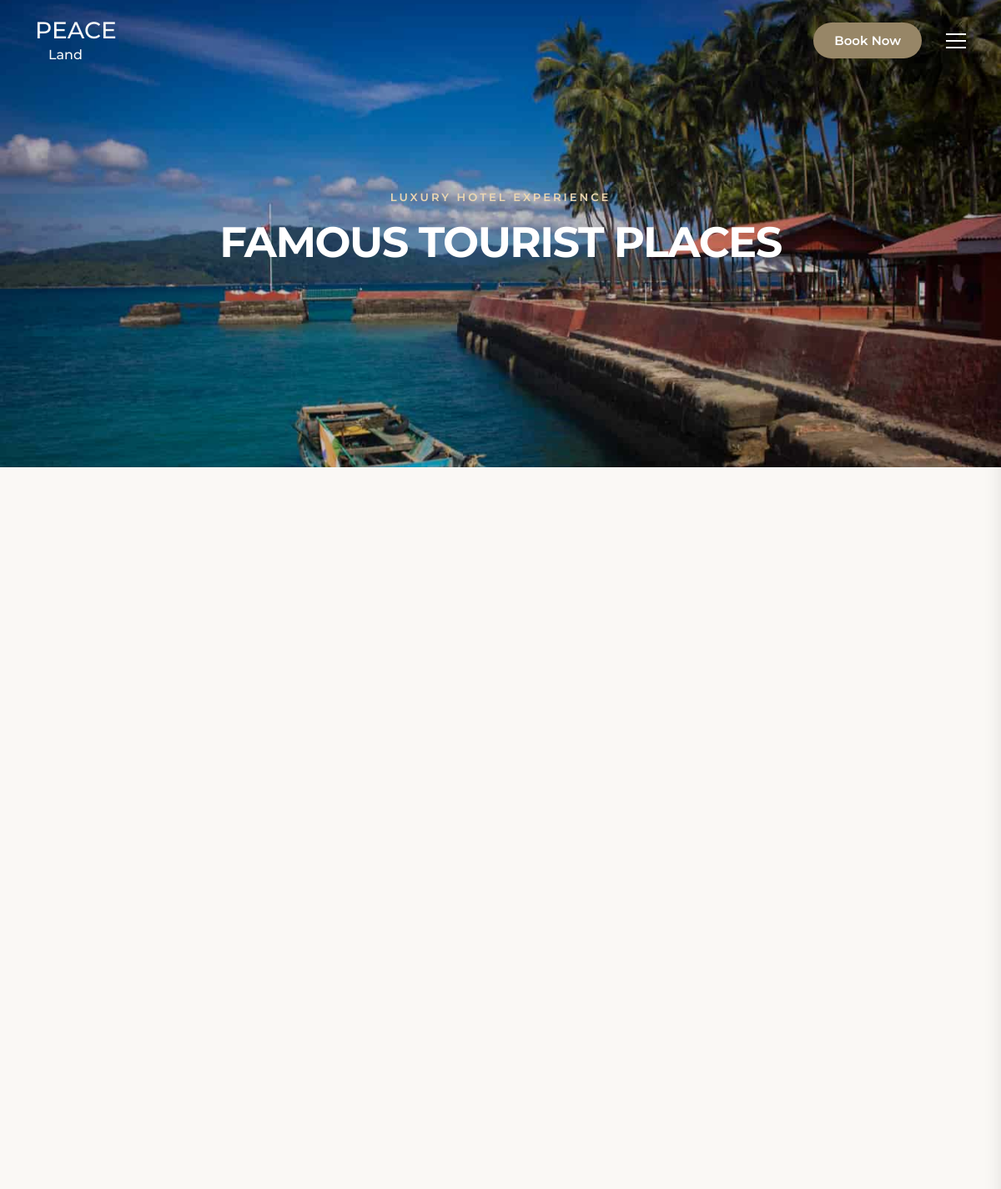
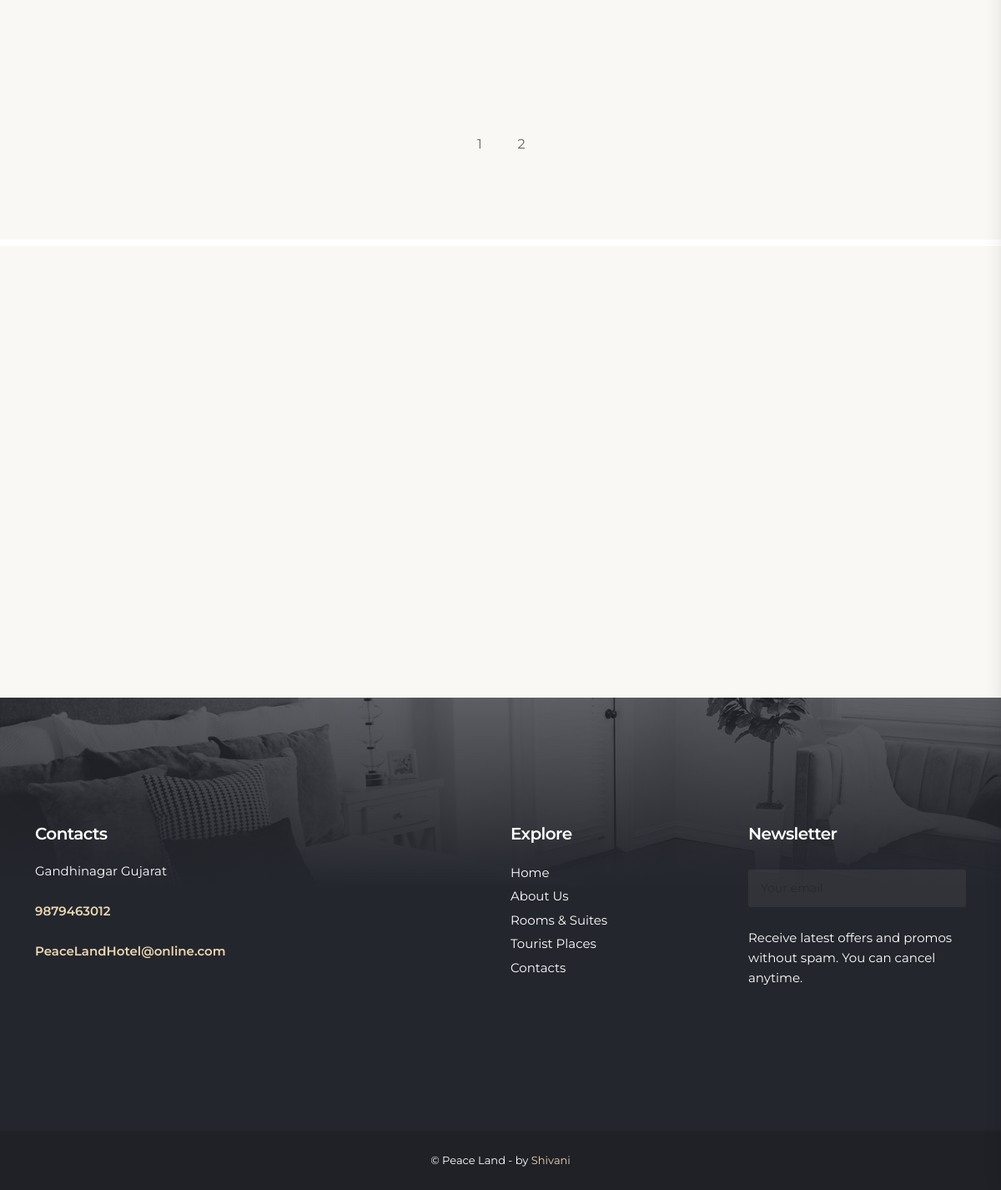
The page /hotel/places on the database its author committed (2 pictures, top to bottom).
### PeaceLand/models.py (models this page shows, shortened)
class AdminAddress(models.Model):
    phoneNo = models.BigIntegerField()
    address = models.CharField(max_length=256)
    emailId = models.EmailField()
    class Meta:
        verbose_name = ("HotelContact")
        verbose_name_plural = ("Hotel_Contact") #Admin Shows

### PeaceLand/views.py (the view, shortened to what this page needs)
# urls.py: path("places",PlaceIndex),
def PlaceIndex(request):
    room_id = request.session.get('room_id')
    room_email = request.session.get('room_email')
    places = TouristPlaces.objects.all()
    contact = AdminAddress.objects.all()
    rooms = RoomsType.objects.all()
    paginator = Paginator(places, 6)  # 6 items per page
    page_number = request.GET.get('page')
    try:
        places = paginator.page(page_number)
    except PageNotAnInteger:
        places = paginator.page(1)
    except EmptyPage:
        places = paginator.page(paginator.num_pages)
    context={
        'places':places,
        'places': places,
        'rooms':rooms,
        'contacts':contact
    }
    return render(request,"famoustouristplaces.html",context)

### PeaceLand/models.py (called while the page is built)
    def __str__(self):
        return self.name

### PeaceLand/templates/famoustouristplaces.html (shortened to what this page needs)
{% extends 'base.html' %}
{% block content %}
    <main>
        <div class="hero medium-height jarallax" data-jarallax data-speed="0.2">
            <img class="jarallax-img" src="/static/CustomImages/news.jpg" alt="">
            <div class="wrapper opacity-mask d-flex align-items-center justify-content-center text-center animate_hero" data-opacity-mask="rgba(0, 0, 0, 0.2)">
                <div class="container">
                    <small class="slide-animated one">Luxury Hotel Experience</small>
                    <h1 class="slide-animated two">Famous Tourist Places</h1>
                </div>
            </div>
        </div>
        <div class="container margin_120_95">
            <div class="isotope-wrapper">
                <div class="row justify-content-center">
                    {% for var in places%}
                        <div class="item col-xl-4 col-lg-6">
                        </div>
                    {% endfor %}
                </div>
            </div>
            <div class="pagination__wrapper">
                {% if places.has_other_pages %}
                <div class="pagination__wrapper">
                    <ul class="pagination">
                        {% if places.has_previous %}
                            <li><a href="?page=1" class="prev"><i class="bi bi-arrow-left-short"></i></a></li>
                        {% else %}
                            <li class="disabled"><span><i class="bi bi-arrow-left-short"></i></span></li>
                        {% endif %}
                        {% for num in places.paginator.page_range %}
                            {% if places.number == num %}
                                <li><span class="active">{{ num }}</span></li>
                            {% else %}
                                <li><a href="?page={{ num }}">{{ num }}</a></li>
                            {% endif %}
                        {% endfor %}
                        {% if places.has_next %}
                            <li><a href="?page={{ places.next_page_number }}" class="next"><i class="bi bi-arrow-right-short"></i></a></li>
                        {% else %}
                            <li class="disabled"><span><i class="bi bi-arrow-right-short"></i></span></li>
                        {% endif %}
                    </ul>
                </div>
            {% endif %}
            </div>
        </div>
        <div class="bg-white my-4 py-1"></div>
        <div class="container margin_120_95" id="booking_section">
            <div class="row justify-content-between">
                <div class="col-xl-4">
                </div>
                <div class="col-xl-7">
                </div>
            </div>
        </div>
    </main>
{%endblock%}

### PeaceLand/templates/base.html (shortened to what this page needs)
<!DOCTYPE html>
<html lang="zxx">
<head>
    {% load static %}
    <link rel="stylesheet" href="https://cdn.jsdelivr.net/npm/flatpickr/dist/flatpickr.min.css">
    <link href="{% static 'css/bootstrap.min.css'%}" rel="stylesheet">
    <link href="{% static 'css/style.css'%}" rel="stylesheet">
	<link href="{% static 'css/vendors.min.css' %}" rel="stylesheet">
    <link href="{% static 'css/custom.css' %}" rel="stylesheet">
</head>
<body>
    <header class="reveal_header">
        <div class="container">
            <div class="row align-items-center">
                 <div class="col-6">
                    <a href="./index" class="logo_normal"><span class="h3 text-light fw-5">PEACE </span><br><span class="h6 text-light text-center ps-3">Land</span></a>
                </div>
                <div class="col-6">
                    <nav>
                        <ul>
                            <li><a href="#booking_section" class="btn_1 btn_scrollto">Book Now</a></li>
                            <li>
                               <div class="hamburger_2 open_close_nav_panel">
                                    <div class="hamburger__box">
                                        <div class="hamburger__inner"></div>
                                    </div>
                                </div>
                            </li>
                        </ul>
                    </nav>
                </div>
            </div>
        </div>
    </header>
    {% block content %}
    {% endblock %}
    <footer class="revealed">
        <div class="footer_bg">
            <div class="gradient_over"></div>
            <div class="background-image" data-background="url({% static 'img/rooms/3.jpg'%})"></div>
        </div>
        <div class="container">
            <div class="row move_content">
                <div class="col-lg-4 col-md-12">
                    <h5>Contacts</h5>
                    <ul>
                        {% for s in contacts%}
                        <li>{{s.address}}<br><br></li>
                        <li><strong><a href="tel:+{{s.phoneNo}}">{{s.phoneNo}}</a></strong></li><br>
                        <li><strong><a href="mailto:{{s.emailId}}">{{s.emailId}}</a></strong></li>
                        {%endfor%}
                    </ul>
                    <div class="social">
                        <ul>
                            <li><a href="#0"><i class="bi bi-instagram"></i></a></li>
                            <li><a href="#0"><i class="bi bi-whatsapp"></i></a></li>
                            <li><a href="#0"><i class="bi bi-facebook"></i></a></li>
                            <li><a href="#0"><i class="bi bi-twitter-x"></i></a></li>
                        </ul>
                    </div>
                </div>
                <div class="col-lg-3 col-md-6 ms-lg-auto">
                    <h5>Explore</h5>
                    <div class="footer_links">
                        <ul>
                            <li><a href="/hotel/index">Home</a></li>
                            <li><a href="/hotel/about">About Us</a></li>
                            <li><a href="/hotel/room-list">Rooms &amp; Suites</a></li>
                            <li><a href="/hotel/places">Tourist Places</a></li>
                            <li><a href="/hotel/contacts">Contacts</a></li>
                        </ul>
                    </div>
                </div>
                <div class="col-lg-3 col-md-6">
                    <div id="newsletter">
                        <h5>Newsletter</h5>
                        <div id="message-newsletter"></div>
                        <form method="post" action="#" name="newsletter_form" id="newsletter_form">
                            <div class="form-group">
                                <input type="email" name="email_newsletter" id="email_newsletter" class="form-control" placeholder="Your email">
                                <button type="submit" id="submit-newsletter"><i class="bi bi-send"></i></button>
                            </div>
                        </form>
                        <p>Receive latest offers and promos without spam. You can cancel anytime.</p>
                    </div>
                </div>
            </div>
        </div>
        <div class="copy">
            <div class="container">
                © Peace Land - by <a href="#">Shivani</a>
            </div>
        </div>
    </footer>
</body>
</html>

### rows shown on the page
AdminAddress: address "Gandhinagar Gujarat", phoneNo "9879463012", emailId "PeaceLandHotel@online.com"

### other values the page prints
{{ num }} "1"
{{ num }} "2"
